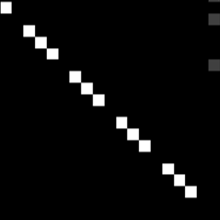
#> input picture 1.png, 220 x 220 px
$ jupyter execute --allow-errors test.ipynb
#> lines starting #> are read from the running program, lines starting #| are printed output that depends on the picture
[cell 1]
import numpy as np
import cv2
import glob
import os
import json

[cell 2]
def filter_label_map(outputs, label_map):
    """将81类标签聚合成我们的9类标签"""
    file_path = "tools/data/ava/my_label.txt"
    lines = open(file_path).readlines()
    # 用来存储整合后的数据
    res = np.zeros((len(lines)+1))
    lines = [x.strip().split(": ") for x in lines]
    label_map = {}
    for i, label in enumerate(lines):
        label_map[i] =  label[1]
        inds = [int(j) for j in label[0].split("*")]
        for j in inds:
            res[i] += outputs[j]
            outputs[j] = 0
    i += 1
    label_map[i] = 'others'
    res[i] = sum(outputs)
    return res, label_map

[cell 3]
# 以这个为蓝本造图吧
# 读取数据画图
log_file_path = "log/stgcn/stgcn_80e_ntu60_xsub_keypoint.json"
data_file_path = "log/stgcn/stgcn_80e_ntu60_xsub_keypoint.log.txt"

import json
import matplotlib.pyplot as plt
from matplotlib.ticker import MultipleLocator
from matplotlib.font_manager import FontProperties
import numpy as np

# 读取JSON行格式文件
#> (the rest of this cell did not finish here and is left out)

[cell 4]
plt.figure(figsize=(9,5))
#> (the rest of this cell did not finish here and is left out)

[cell 5]
# 读取数据画图
log_file_path = 'log/asgcn/2sagcn_80e_ntu60_xsub_bone_3d.json'
# data_file_path = "log/stgcn/stgcn_80e_ntu60_xsub_keypoint.log.txt"

import json
import matplotlib.pyplot as plt
from matplotlib.ticker import MultipleLocator
from matplotlib.font_manager import FontProperties

# 读取JSON行格式文件
#> (the rest of this cell did not finish here and is left out)

[cell 6]
# 读取数据画图
log_file_path = 'log/pose-c3d/slowonly_r50_u48_240e_ntu120_xsub_keypoint.json'
# data_file_path = "log/stgcn/stgcn_80e_ntu60_xsub_keypoint.log.txt"

import json
import matplotlib.pyplot as plt
from matplotlib.ticker import MultipleLocator
from matplotlib.font_manager import FontProperties

# 读取JSON行格式文件
#> (the rest of this cell did not finish here and is left out)

[cell 7]
# 将一系列图片转换成视频并保存
import cv2
import os

# 图片路径
img_folder = r'C:\Users\yeung\Desktop\Subject1Activity3Trial2Camera1'

# 输出视频路径和名称
video_name = 'subject1_fall3.mp4'
output_path = video_name

# 获取所有图片路径
#> (the rest of this cell did not finish here and is left out)

[cell 8]
import numpy as np
from sklearn.linear_model import LogisticRegression
import matplotlib.pyplot as plt

# 生成带有噪声的数据集
np.random.seed(0)
X = np.sort(5 * np.random.rand(100, 1), axis=0)
y = np.where(X.squeeze() < 2.5, 0, 1)
y_noise = y.copy()
idx = np.random.choice(np.arange(len(y)), size=20, replace=False)
y_noise[idx] = 1 - y_noise[idx]

# 构建分类模型并训练
clf = LogisticRegression(random_state=0).fit(X, y_noise)

# 计算模型准确率
accs = []
noises = np.linspace(0, 1, num=11)
for noise in noises:
    y_test = y.copy()
    idx = np.random.choice(np.arange(len(y)), size=int(noise*len(y)), replace=False)
    y_test[idx] = 1 - y_test[idx]
    acc = clf.score(X, y_test)
    accs.append(acc)

# 绘制准确率曲线图
plt.plot(noises, accs)
plt.xlabel("Noise level")
plt.ylabel("Accuracy")
plt.title("Accuracy vs. noise level")
plt.show()
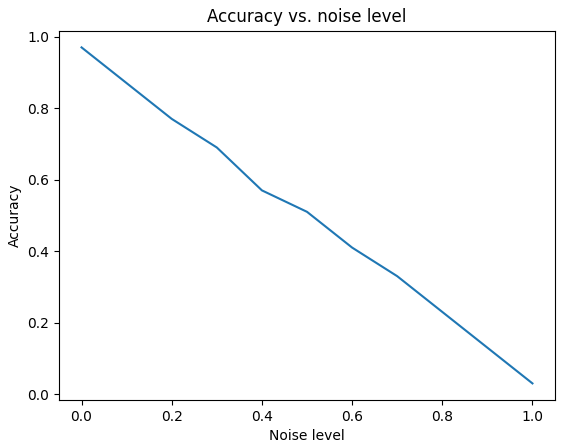
#> figure drawn by matplotlib, 1 panel; curve peaks at x = 0, y = 0.97

[cell 9]
from sklearn.metrics import accuracy_score, confusion_matrix, classification_report
import matplotlib.pyplot as plt
import seaborn as sns
import numpy as np

# 设置样本数量和类别数量
num_samples = 10000 # 样本数量
num_classes = 7 # 类别数量

# 生成随机预测结果和实际标签
# while(True):
y_pred = np.random.randint(0, num_classes, size=num_samples)
y_true = np.random.randint(0, num_classes, size=num_samples)

# 计算每个类别的数量和分布
class_counts = [np.sum(y_true==i) for i in range(num_classes)]
class_distribution = [count/num_samples for count in class_counts]

# 设置每个类别的预测结果和实际标签，使其精度都能达到94%以上
for i in range(num_classes):
    target_dist = class_distribution.copy()
    target_dist[i] = 0.94
    target_dist = np.array(target_dist)/np.sum(target_dist)
    target_count = int(target_dist[i]*num_samples)
    if target_count == class_counts[i]:
        continue
    elif target_count > class_counts[i]:
        add_samples = np.random.choice(np.where(y_true!=i)[0], size=target_count-class_counts[i])
        y_pred[add_samples] = i
        y_true[add_samples] = i
    else:
        remove_samples = np.random.choice(np.where(y_true==i)[0], size=class_counts[i]-target_count, replace=False)
        y_pred[remove_samples] = y_pred[np.where(y_true!=i)[0]][np.random.choice(y_pred[np.where(y_true!=i)[0]].size, size=class_counts[i]-target_count, replace=False)]
        y_true[remove_samples] = y_true[np.where(y_true!=i)[0]][np.random.choice(y_true[np.where(y_true!=i)[0]].size, size=class_counts[i]-target_count, replace=False)]

# 计算总体精度并输出结果
accuracy = accuracy_score(y_true, y_pred)
print("Accuracy:", accuracy)

# 计算混淆矩阵并绘制混淆矩阵图像
confusion_mat = confusion_matrix(y_true, y_pred)
cm = confusion_mat

# 通过混淆矩阵计算精度矩阵
accuracy_matrix = []
for i in range(len(confusion_mat)):
    accuracy_row = []
    for j in range(len(confusion_mat[i])):
        accuracy = cm[i][j] / sum(cm[i])
        accuracy_row.append(accuracy)
        # print(accuracy_row)
    accuracy_matrix.append(accuracy_row)

# 通过混淆矩阵计算平均精度
mean_accuracy_matrix = []
for i in range(len(cm)):
    mean_accuracy_row = []
    tp = cm[i][i]
    fn = sum(cm[i]) - tp
    for j in range(len(cm[0])):
        fp = sum(cm[:][j]) - cm[i][j]
        tn = sum(sum(cm)) - tp - fp - fn
        accuracy = (tp + tn) / (tp + tn + fp + fn)
        mean_accuracy_row.append(accuracy)
    mean_accuracy_matrix.append(mean_accuracy_row)

# 计算加权平均准确率矩阵
report = classification_report(y_true, y_pred, output_dict=True)

# 绘制热力图
plt.figure(figsize=(10, 10))
#> (the rest of this cell did not finish here and is left out)

[cell 10]
from sklearn.datasets import make_classification
from sklearn.naive_bayes import GaussianNB
from sklearn.metrics import precision_score, recall_score, f1_score

# 生成分类数据
X, y = make_classification(n_samples=1000, n_features=10, n_classes=7, n_clusters_per_class=1, weights=None, class_sep=2.0, random_state=42, n_informative=4)

# 使用高斯朴素贝叶斯分类器
clf = GaussianNB()
clf.fit(X, y)

y_true = y

# 预测结果
y_pred = clf.predict(X)
# 计算混淆矩阵并绘制混淆矩阵图像
confusion_mat = confusion_matrix(y_true, y_pred)
cm = confusion_mat
classes = ["fall down", "sit", "walk", "stand", 'run', 'jump', 'lying']

# 通过混淆矩阵计算精度矩阵
accuracy_matrix = []
for i in range(len(confusion_mat)):
    accuracy_row = []
    for j in range(len(confusion_mat[i])):
        accuracy = cm[i][j] / sum(cm[i])
        accuracy_row.append(accuracy)
        # print(accuracy_row)
    accuracy_matrix.append(accuracy_row)

# 计算每个类别的精度、召回率和F1分数
precision = precision_score(y, y_pred, average=None)
recall = recall_score(y, y_pred, average=None)
f1 = f1_score(y, y_pred, average=None)

fig, ax = plt.subplots(figsize=(8,7))
# 设置图例字体
font_dict=dict(fontsize=13,
              color='black',
              family='Times New Roman',
              weight='light'
              )
sns.heatmap(accuracy_matrix, annot=True, fmt=".3f", cmap='Blues', cbar_kws={'label':'Accuracy'})
ax.set_xticklabels(classes, fontdict=font_dict)
ax.set_yticklabels(classes, fontdict=font_dict)
plt.title('Test Accuracy Matrix', fontdict=font_dict)
plt.xlabel('Predicted label', fontdict=font_dict)
plt.ylabel('True label', fontdict=font_dict)
plt.show()
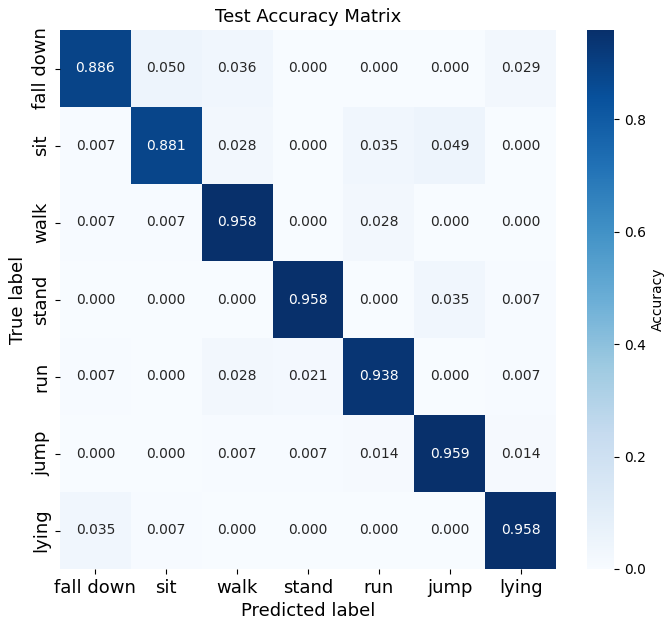
#> figure drawn by matplotlib, 2 panels

# [5 lines of commented-out code are left out]

[cell 11]
import numpy as np
import matplotlib.pyplot as plt
import cv2
pic1 = cv2.imread("1.png")
#> pic1 is the input picture: shape (220, 220, 3); min 0, max 255, mean 9.5

ticks = [i for i in range(17)]

plt.imshow(pic1)
plt.show()

#> (a cell that did not finish here is left out)

[cell 13]
import matplotlib.pyplot as plt
import numpy as np

# 定义ReLU函数
def relu(x):
    return np.maximum(0,x)

# 定义Leaky ReLU函数
def leaky_relu(x, alpha=0.1):
    return np.where(x > 0, x, alpha*x)

# 设定x轴范围
x = np.linspace(-5, 5, 100)

# 创建一个1行2列的子图，并设定大小为10x4英寸
fig, (ax1, ax2) = plt.subplots(nrows=1, ncols=2, figsize=(10, 4))

# 在第一个子图中绘制ReLU函数图像
ax1.plot(x, relu(x), label='ReLU')
ax1.set_title('ReLU Function')

# 在第二个子图中绘制Leaky ReLU函数图像
ax2.plot(x, leaky_relu(x), label='Leaky ReLU')
ax2.set_title('Leaky ReLU Function')

# 添加图例
ax1.legend()
ax2.legend()

# 显示图像
plt.show()
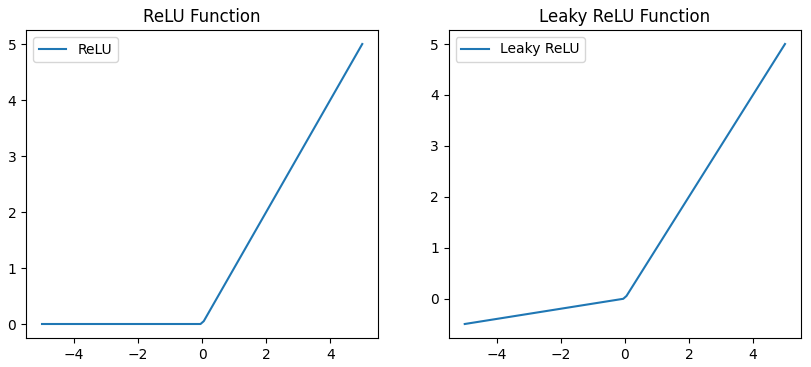
#> figure drawn by matplotlib, 2 panels; panel 1: curve peaks at x = 5, y = 5; panel 2: curve peaks at x = 5, y = 5
